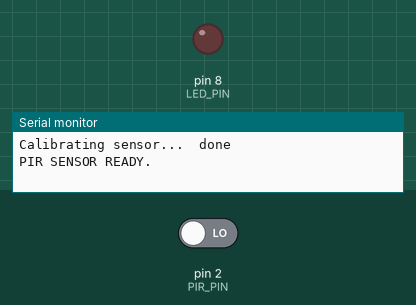
A sketch run on a simulated Arduino Uno, built with avr-gcc and run on an emulated ATmega328P. Parts: output pins drawn as LEDs (lit = HIGH), the last lines printed to the serial monitor. The test bench sets the inputs (shaded band); at power-on: pin 2 (PIR_PIN) LOW.

Above: at 11.2 s.
11.3 s: pin 2 (PIR_PIN) driven HIGH
At 11.8 s:
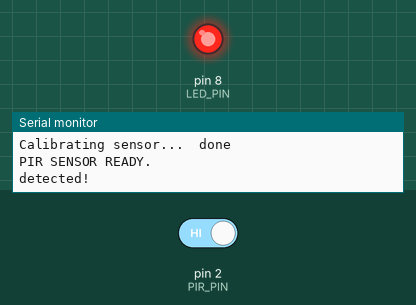
12.8 s: pin 2 (PIR_PIN) driven LOW
At 14.1 s:
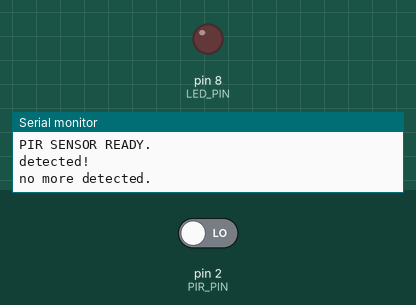
Timing chart, 0 to 15.8 s (numbered marks = the images above; inputs shaded):
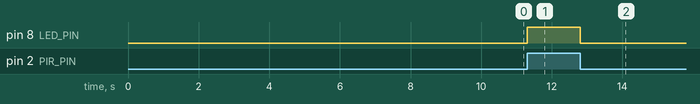

Measured:
- after the input at 11.3 s, pin 8 (LED_PIN): LOW → HIGH at once
- after the input at 12.8 s, pin 8 (LED_PIN): HIGH → LOW at once

The sketch:

pir.ino
```cpp
#define LED_PIN 8
#define PIR_PIN 2

bool detectedStatus;

void setup()
{
  pinMode(LED_PIN, OUTPUT);
  digitalWrite(LED_PIN, LOW);

  pinMode(PIR_PIN, INPUT);
  Serial.begin(9600);

  // give the sensor some time to calibrate
  Serial.print("Calibrating sensor... ");
  delay(10000);
  Serial.println(" done");
  Serial.println("PIR SENSOR READY.");
  detectedStatus = false;
}

void loop()
{
  int current = digitalRead(PIR_PIN);
  if (current != detectedStatus)
  {
    detectedStatus = current;
    if (current)
    {
      Serial.println("detected!");
      digitalWrite(LED_PIN, HIGH);
    }
    else
    {
      Serial.println("no more detected.");
      digitalWrite(LED_PIN, LOW);
    }
  }
};
```
